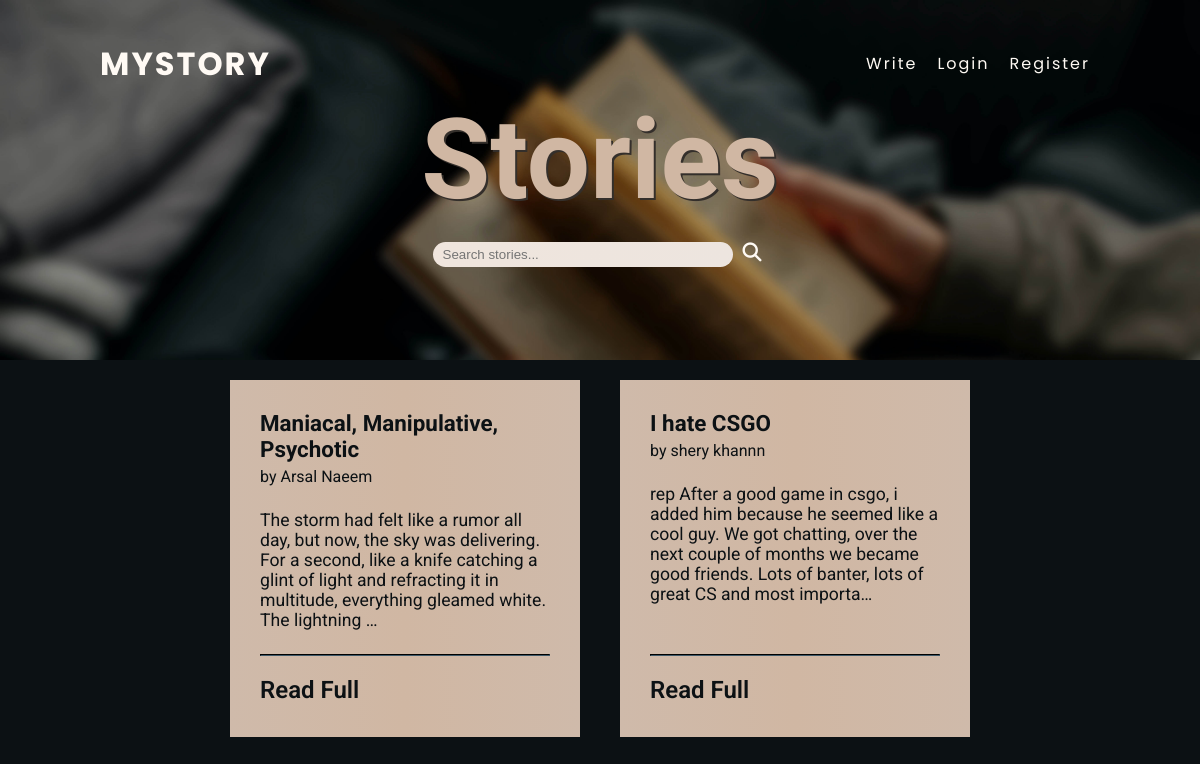
Screenshot of /stories/ with the database file from the repository.
### base/models.py (models this page shows, shortened)
class Story(models.Model):
    user = models.ForeignKey(User, on_delete=models.CASCADE)
    title = models.CharField(max_length=65)
    Story = models.TextField(null=True,)
    updated = models.DateTimeField(auto_now=True)
    class Meta:
        ordering = ['-updated']

### base/views.py (the view)
# urls.py: path("stories/", views.stories, name='stories'),
def stories(request):
    q = request.GET.get('q') if request.GET.get('q') != None else ''
    stories = Story.objects.filter(
        Q(title__icontains=q) |
        Q(user__username__icontains=q) |
        Q(user__first_name__icontains=q) |
        Q(user__last_name__icontains=q)
        )[:25]
    context = {
        'stories' : stories
    }
    return render(request, 'stories.html', context)

### templates/stories.html (shortened to what this page needs)
{% extends "base.html" %} {% block title %}Stories{% endblock %} {% block nav %}
<li><a href="{% url 'editor' %}">Write</a></li>
{% if request.user.is_authenticated %}
<li><a href="{% url 'logout' %}">Logout</a></li>
{% else %}
<li><a href="{% url 'login' %}">Login</a></li>
<li><a href="{% url 'register' %}">Register</a></li>
{% endif %}{% endblock %} {% block content %}
<section class="banner sub">
  <div>
    <h2>Stories</h2>
  </div>
  <div class="search-container">
    <form method="GET" action={% url 'stories' %}>
      <input type="text" name="q" placeholder="Search stories..." class="searchbar">
      <button type="submit"><i class="fa fa-search"></i></button>
  </div>
</section>
{%if stories%}
<div class="stories">
  {% for story in stories %}
  <div class="story-card">
    <div class="heading">
      <h4 class="title">{{story.title}}</h4>
      <p class="writer">
        by {{story.user.first_name}} {{story.user.last_name}}
      </p>
    </div>
    <p class="text">{{story.Story|truncatechars:200}}</p>
    <hr />
    <a href="/user/{{story.user}}/{{story.id}}/">Read Full</a>
  </div>
  {% endfor %}
</div>
{% endif %}
{% endblock %}

### templates/base.html (shortened to what this page needs)
{% load static %}
<!DOCTYPE html>
<html lang="en">
  <head>
    <link rel="stylesheet" href="{% static 'CSS/styles.css' %}">
  </head>
  <body>
    <header>
      <a href="/" class="logo">MyStory</a>
      <ul class="topnav" id="myTopnav">
        {% block nav %}{% endblock %}
      </ul>
    </header>
    <div class="content">
    {% block content %}
    {% endblock %}
    </div>
  </body>
</html>

### static/CSS/styles.css (style rules this page uses)
:root { --white: #fffaf4; --extremeDark: linear-gradient(to top, #25343cfd, #131a1efd); --dark: #0c1114; --midTone: #342f2b; --extremeLight: #cfbaaa; --light: #D0B7A3; --WARNING: #840101; ; }
* { margin: 0; pad: 0; box-sizing: border-box; }
body { background: var(--dark); font-family: 'Roboto', sans-serif; }
header { font-family: 'Poppins', sans-serif; position: fixed; top: 0; left: 0; width: 100vw; display: flex; justify-content: space-between; align-items: center; transition: 0.6s; padding: 40px 100px; z-index: 10; }
.logo { position: relative; font-weight: 700; color: var(--white); text-decoration: none; font-size: 2em; text-transform: uppercase; letter-spacing: 2px; transition: 0.6s; z-index: 10; }
header ul { position: relative; display: flex; justify-content: center; align-items: center; }
header ul li { margin: 0 10px; position: relative; list-style: none; }
header ul li a { position: relative; font-size: 1rem; text-decoration: none; color: var(--white); letter-spacing: 2px; font-weight: 300px; transition: 0.15s; }
header ul li a::after { content: ""; height: 2px; width: 0%; background-color: var(--white); display: block; transition: 0.15s ease 0s, left 0.15s ease 0s; }
.sub { position: relative; width: 100%; height: 45vh; background: url(../Images/stories.jpg); background-size: cover; display: flex; flex-direction: column; justify-content: center; align-items: center; }
.banner div { color: var(--white); }
.sub div { color: var(--light); text-shadow: 2px 2px var(--midTone); }
.banner h2 { color: var(--light); text-shadow: 2px 2px var(--midTone); font-size: 3rem; margin-bottom: 1rem; }
.sub h2 { font-size: 7rem; }
.stories { display: flex; flex-wrap: wrap; justify-content: center; max-width: 100vw; }
.searchbar { height: 25px; width: 300px; padding: 10px; border: none; border-radius: 25px; background-image: linear-gradient(to right, #d1b29a56, #cfbaaa60); }
button { font-size: 19px; color: var(--white); border: none; background: none; }
.story-card { flex-shrink: 0; font-size: 1.5rem; color: var(--dark); width: 350px; margin: 1.25rem; padding: 30px; background-image: linear-gradient(to right, var(--extremeLight), var(--light), var(--extremeLight)); display: flex; flex-direction: column; align-items: flex-start; }
.heading { margin-bottom: 1.5rem; }
.story-card .title { font-size: 1.4rem; margin-bottom: 0.3rem; }
.story-card .writer { font-size: 1rem; }
.story-card .text { width: 100%; font-size: 1.1rem; height: 100%; margin-bottom: 1.5rem; }
.story-card hr { width: 100%; border-color: var(--dark); margin-bottom: 1.25rem; }
.story-card a { display: inline-block; font-weight: 600; color: var(--dark); text-decoration: none; }
.story-card a::after { content: ""; height: 3px; width: 0%; background-color: var(--dark); display: block; transition: 0.3s ease 0s, left 0.3s ease 0s; }

### rows the page displays
Story: title "Maniacal, Manipulative, Psychotic", user.first_name "Arsal", user.last_name "Naeem", Story "The storm had felt like a rumor all day, but now, the sky was delivering. For a second, like a knife catching a glint of light and refracting it in multitude, everything gleamed white. The lightning …"
Story: title "I hate CSGO", user.first_name "shery", user.last_name "khannn", Story "rep After a good game in csgo, i added him because he seemed like a cool guy. We got chatting, over the next couple of months we became good friends. Lots of banter, lots of great CS and most importa…"
